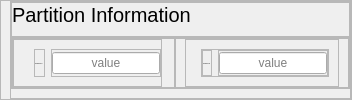
                  <widget class="QFrame" name="frame_88">
                   <property name="minimumSize">
                    <size>
                     <width>0</width>
                     <height>0</height>
                    </size>
                   </property>
                   <property name="maximumSize">
                    <size>
                     <width>16777215</width>
                     <height>100</height>
                    </size>
                   </property>
                   <property name="styleSheet">
                    <string notr="true"/>
                   </property>
                   <property name="frameShape">
                    <enum>QFrame::Shape::StyledPanel</enum>
                   </property>
                   <property name="frameShadow">
                    <enum>QFrame::Shadow::Raised</enum>
                   </property>
                   <layout class="QVBoxLayout" name="verticalLayout_53">
                    <property name="spacing">
                     <number>0</number>
                    </property>
                    <property name="leftMargin">
                     <number>9</number>
                    </property>
                    <property name="topMargin">
                     <number>0</number>
                    </property>
                    <property name="rightMargin">
                     <number>0</number>
                    </property>
                    <property name="bottomMargin">
                     <number>0</number>
                    </property>
                    <item>
                     <widget class="QFrame" name="frame_108">
                      <property name="frameShape">
                       <enum>QFrame::Shape::StyledPanel</enum>
                      </property>
                      <property name="frameShadow">
                       <enum>QFrame::Shadow::Raised</enum>
                      </property>
                      <layout class="QVBoxLayout" name="verticalLayout_59">
                       <property name="spacing">
                        <number>0</number>
                       </property>
                       <property name="leftMargin">
                        <number>0</number>
                       </property>
                       <property name="topMargin">
                        <number>0</number>
                       </property>
                       <property name="rightMargin">
                        <number>0</number>
                       </property>
                       <item>
                        <widget class="QFrame" name="frame_109">
                         <property name="minimumSize">
                          <size>
                           <width>0</width>
                           <height>35</height>
                          </size>
                         </property>
                         <property name="maximumSize">
                          <size>
                           <width>16777215</width>
                           <height>35</height>
                          </size>
                         </property>
                         <property name="frameShape">
                          <enum>QFrame::Shape::StyledPanel</enum>
                         </property>
                         <property name="frameShadow">
                          <enum>QFrame::Shadow::Raised</enum>
                         </property>
                         <layout class="QHBoxLayout" name="horizontalLayout_28">
                          <property name="spacing">
                           <number>0</number>
                          </property>
                          <property name="leftMargin">
                           <number>0</number>
                          </property>
                          <property name="topMargin">
                           <number>0</number>
                          </property>
                          <property name="rightMargin">
                           <number>0</number>
                          </property>
                          <property name="bottomMargin">
                           <number>0</number>
                          </property>
                          <item>
                           <widget class="QLabel" name="label_35">
                            <property name="minimumSize">
                             <size>
                              <width>0</width>
                              <height>35</height>
                             </size>
                            </property>
                            <property name="maximumSize">
                             <size>
                              <width>16777215</width>
                              <height>35</height>
                             </size>
                            </property>
                            <property name="styleSheet">
                             <string notr="true">QLabel {
    font-size: 20px; /* Tamanho da fonte */
	font-family: &quot;Yu Gothic UI Semibold&quot;; /* Família da fonte */
}
</string>
                            </property>
                            <property name="text">
                             <string>Partition Information</string>
                            </property>
                            <property name="alignment">
                             <set>Qt::AlignmentFlag::AlignLeading|Qt::AlignmentFlag::AlignLeft|Qt::AlignmentFlag::AlignTop</set>
                            </property>
                           </widget>
                          </item>
                         </layout>
                        </widget>
                       </item>
                       <item>
                        <widget class="QFrame" name="frame_110">
                         <property name="frameShape">
                          <enum>QFrame::Shape::StyledPanel</enum>
                         </property>
                         <property name="frameShadow">
                          <enum>QFrame::Shadow::Raised</enum>
                         </property>
                         <layout class="QHBoxLayout" name="horizontalLayout_41">
                          <property name="spacing">
                           <number>0</number>
                          </property>
                          <property name="leftMargin">
                           <number>0</number>
                          </property>
                          <property name="topMargin">
                           <number>0</number>
                          </property>
                          <property name="rightMargin">
                           <number>0</number>
                          </property>
                          <property name="bottomMargin">
                           <number>0</number>
                          </property>
                          <item>
                           <widget class="QFrame" name="frame_111">
                            <property name="frameShape">
                             <enum>QFrame::Shape::StyledPanel</enum>
                            </property>
                            <property name="frameShadow">
                             <enum>QFrame::Shadow::Raised</enum>
                            </property>
                            <layout class="QVBoxLayout" name="verticalLayout_73">
                             <property name="spacing">
                              <number>0</number>
                             </property>
                             <property name="leftMargin">
                              <number>0</number>
                             </property>
                             <property name="topMargin">
                              <number>0</number>
                             </property>
                             <property name="rightMargin">
                              <number>12</number>
                             </property>
                             <property name="bottomMargin">
                              <number>0</number>
                             </property>
                             <item>
                              <widget class="QFrame" name="frame_112">
                               <property name="frameShape">
                                <enum>QFrame::Shape::StyledPanel</enum>
                               </property>
                               <property name="frameShadow">
                                <enum>QFrame::Shadow::Raised</enum>
                               </property>
                               <layout class="QHBoxLayout" name="horizontalLayout_29">
                                <property name="leftMargin">
                                 <number>20</number>
                                </property>
                                <property name="rightMargin">
                                 <number>0</number>
                                </property>
                                <item>
                                 <widget class="QFrame" name="frame_113">
                                  <property name="sizePolicy">
                                   <sizepolicy hsizetype="MinimumExpanding" vsizetype="Preferred">
                                    <horstretch>0</horstretch>
                                    <verstretch>0</verstretch>
                                   </sizepolicy>
                                  </property>
                                  <property name="maximumSize">
                                   <size>
                                    <width>140</width>
                                    <height>16777215</height>
                                   </size>
                                  </property>
                                  <property name="frameShape">
                                   <enum>QFrame::Shape::StyledPanel</enum>
                                  </property>
                                  <property name="frameShadow">
                                   <enum>QFrame::Shadow::Raised</enum>
                                  </property>
                                  <layout class="QVBoxLayout" name="verticalLayout_74">
                                   <property name="spacing">
                                    <number>7</number>
                                   </property>
                                   <property name="leftMargin">
                                    <number>0</number>
                                   </property>
                                   <property name="topMargin">
                                    <number>0</number>
                                   </property>
                                   <property name="rightMargin">
                                    <number>0</number>
                                   </property>
                                   <property name="bottomMargin">
                                    <number>0</number>
                                   </property>
                                   <item>
                                    <widget class="QLabel" name="label_133">
                                     <property name="minimumSize">
                                      <size>
                                       <width>0</width>
                                       <height>18</height>
                                      </size>
                                     </property>
                                     <property name="maximumSize">
                                      <size>
                                       <width>16777215</width>
                                       <height>18</height>
                                      </size>
                                     </property>
                                     <property name="font">
                                      <font>
                                       <family>Yu Gothic UI Semilight</family>
                                       <pointsize>-1</pointsize>
                                      </font>
                                     </property>
                                     <property name="styleSheet">
                                      <string notr="true"/>
                                     </property>
                                     <property name="text">
                                      <string>Size Partition 01:</string>
                                     </property>
                                    </widget>
                                   </item>
                                  </layout>
                                 </widget>
                                </item>
                                <item>
                                 <widget class="QFrame" name="frame_114">
                                  <property name="sizePolicy">
                                   <sizepolicy hsizetype="MinimumExpanding" vsizetype="Preferred">
                                    <horstretch>0</horstretch>
                                    <verstretch>0</verstretch>
                                   </sizepolicy>
                                  </property>
                                  <property name="frameShape">
                                   <enum>QFrame::Shape::StyledPanel</enum>
                                  </property>
                                  <property name="frameShadow">
                                   <enum>QFrame::Shadow::Raised</enum>
                                  </property>
                                  <layout class="QVBoxLayout" name="verticalLayout_75">
                                   <property name="spacing">
                                    <number>7</number>
                                   </property>
                                   <property name="leftMargin">
                                    <number>0</number>
                                   </property>
                                   <property name="topMargin">
                                    <number>0</number>
                                   </property>
                                   <property name="rightMargin">
                                    <number>0</number>
                                   </property>
                                   <property name="bottomMargin">
                                    <number>0</number>
                                   </property>
                                   <item>
                                    <widget class="QLineEdit" name="toolPartition01">
                                     <property name="minimumSize">
                                      <size>
                                       <width>0</width>
                                       <height>18</height>
                                      </size>
                                     </property>
                                     <property name="maximumSize">
                                      <size>
                                       <width>180</width>
                                       <height>16777215</height>
                                      </size>
                                     </property>
                                     <property name="text">
                                      <string/>
                                     </property>
                                     <property name="alignment">
                                      <set>Qt::AlignmentFlag::AlignCenter</set>
                                     </property>
                                     <property name="placeholderText">
                                      <string>value</string>
                                     </property>
                                    </widget>
                                   </item>
                                  </layout>
                                 </widget>
                                </item>
                               </layout>
                              </widget>
                             </item>
                            </layout>
                           </widget>
                          </item>
                          <item>
                           <widget class="QFrame" name="frame_115">
                            <property name="frameShape">
                             <enum>QFrame::Shape::StyledPanel</enum>
                            </property>
                            <property name="frameShadow">
                             <enum>QFrame::Shadow::Raised</enum>
                            </property>
                            <layout class="QVBoxLayout" name="verticalLayout_76">
                             <property name="spacing">
                              <number>0</number>
                             </property>
                             <property name="topMargin">
                              <number>0</number>
                             </property>
                             <property name="bottomMargin">
                              <number>0</number>
                             </property>
                             <item>
                              <widget class="QFrame" name="frame_116">
                               <property name="frameShape">
                                <enum>QFrame::Shape::StyledPanel</enum>
                               </property>
                               <property name="frameShadow">
                                <enum>QFrame::Shadow::Raised</enum>
                               </property>
                               <layout class="QHBoxLayout" name="horizontalLayout_42">
                                <property name="spacing">
                                 <number>20</number>
                                </property>
                                <property name="leftMargin">
                                 <number>15</number>
                                </property>
                                <item>
                                 <widget class="QFrame" name="frame_117">
                                  <property name="frameShape">
                                   <enum>QFrame::Shape::StyledPanel</enum>
                                  </property>
                                  <property name="frameShadow">
                                   <enum>QFrame::Shadow::Raised</enum>
                                  </property>
                                  <layout class="QHBoxLayout" name="horizontalLayout_43">
                                   <property name="spacing">
                                    <number>6</number>
                                   </property>
                                   <property name="leftMargin">
                                    <number>0</number>
                                   </property>
                                   <property name="topMargin">
                                    <number>0</number>
                                   </property>
                                   <property name="rightMargin">
                                    <number>0</number>
                                   </property>
                                   <property name="bottomMargin">
                                    <number>0</number>
                                   </property>
                                   <item>
                                    <widget class="QFrame" name="frame_118">
                                     <property name="sizePolicy">
                                      <sizepolicy hsizetype="MinimumExpanding" vsizetype="Preferred">
                                       <horstretch>0</horstretch>
                                       <verstretch>0</verstretch>
                                      </sizepolicy>
                                     </property>
                                     <property name="maximumSize">
                                      <size>
                                       <width>140</width>
                                       <height>16777215</height>
                                      </size>
                                     </property>
                                     <property name="frameShape">
                                      <enum>QFrame::Shape::StyledPanel</enum>
                                     </property>
                                     <property name="frameShadow">
                                      <enum>QFrame::Shadow::Raised</enum>
                                     </property>
                                     <layout class="QVBoxLayout" name="verticalLayout_77">
                                      <property name="spacing">
                                       <number>7</number>
                                      </property>
                                      <property name="leftMargin">
                                       <number>0</number>
                                      </property>
                                      <property name="topMargin">
                                       <number>0</number>
                                      </property>
                                      <property name="rightMargin">
                                       <number>0</number>
                                      </property>
                                      <property name="bottomMargin">
                                       <number>0</number>
                                      </property>
                                      <item>
                                       <widget class="QLabel" name="label_141">
                                        <property name="minimumSize">
                                         <size>
                                          <width>0</width>
                                          <height>18</height>
                                         </size>
                                        </property>
                                        <property name="maximumSize">
                                         <size>
                                          <width>16777215</width>
                                          <height>18</height>
                                         </size>
                                        </property>
                                        <property name="font">
                                         <font>
                                          <family>Yu Gothic UI Semilight</family>
                                          <pointsize>-1</pointsize>
                                         </font>
                                        </property>
                                        <property name="styleSheet">
                                         <string notr="true"/>
                                        </property>
                                        <property name="text">
                                         <string>Size Partiton 02</string>
                                        </property>
                                       </widget>
                                      </item>
                                     </layout>
                                    </widget>
                                   </item>
                                   <item>
                                    <widget class="QFrame" name="frame_119">
                                     <property name="sizePolicy">
                                      <sizepolicy hsizetype="MinimumExpanding" vsizetype="Preferred">
                                       <horstretch>0</horstretch>
                                       <verstretch>0</verstretch>
                                      </sizepolicy>
                                     </property>
                                     <property name="frameShape">
                                      <enum>QFrame::Shape::StyledPanel</enum>
                                     </property>
                                     <property name="frameShadow">
                                      <enum>QFrame::Shadow::Raised</enum>
                                     </property>
                                     <layout class="QVBoxLayout" name="verticalLayout_78">
                                      <property name="spacing">
                                       <number>7</number>
                                      </property>
                                      <property name="leftMargin">
                                       <number>0</number>
                                      </property>
                                      <property name="topMargin">
                                       <number>0</number>
                                      </property>
                                      <property name="rightMargin">
                                       <number>0</number>
                                      </property>
                                      <property name="bottomMargin">
                                       <number>0</number>
                                      </property>
                                      <item>
                                       <widget class="QLineEdit" name="toolPartition02">
                                        <property name="minimumSize">
                                         <size>
                                          <width>0</width>
                                          <height>18</height>
                                         </size>
                                        </property>
                                        <property name="maximumSize">
                                         <size>
                                          <width>189</width>
                                          <height>16777215</height>
                                         </size>
                                        </property>
                                        <property name="text">
                                         <string/>
                                        </property>
                                        <property name="alignment">
                                         <set>Qt::AlignmentFlag::AlignCenter</set>
                                        </property>
                                        <property name="placeholderText">
                                         <string>value</string>
                                        </property>
                                       </widget>
                                      </item>
                                     </layout>
                                    </widget>
                                   </item>
                                  </layout>
                                 </widget>
                                </item>
                               </layout>
                              </widget>
                             </item>
                            </layout>
                           </widget>
                          </item>
                         </layout>
                        </widget>
                       </item>
                      </layout>
                     </widget>
                    </item>
                   </layout>
                  </widget>
